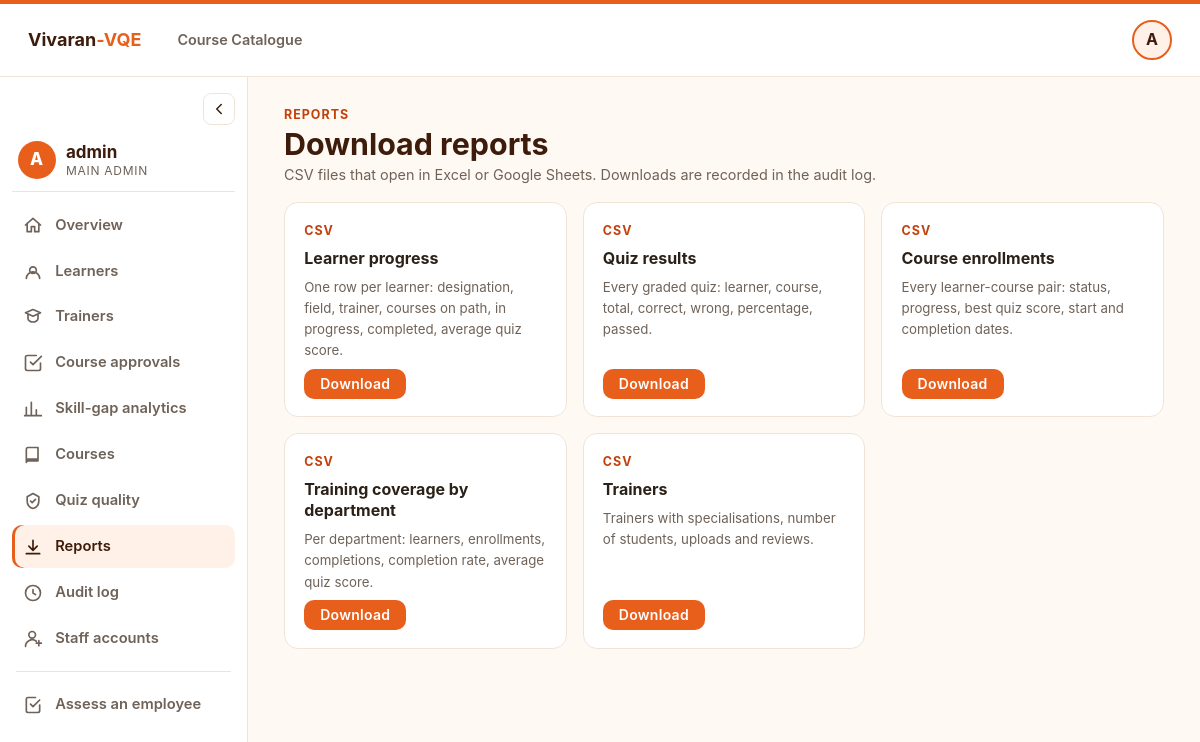
The app's page /admin/reports (signed in) with its own data.
### tables this page shows
CREATE TABLE users (
                id INTEGER PRIMARY KEY AUTOINCREMENT,
                username TEXT NOT NULL UNIQUE,
                password_hash TEXT NOT NULL,
                created_at TEXT NOT NULL
            , email TEXT, role TEXT NOT NULL DEFAULT 'learner', active INTEGER NOT NULL DEFAULT 1, must_change_password INTEGER NOT NULL DEFAULT 0, is_primary INTEGER NOT NULL DEFAULT 0);

### app.py (the view)
@app.route("/admin/reports")
@role_required("admin")
def admin_reports():
    return render_template("admin_reports.html", reports=REPORTS, **_admin_ctx("reports"))

### app.py (called while the page is built)
@app.context_processor
def inject_user() -> dict:
    ctx = {
        "current_user": session.get("username", ""),
        "current_role": session.get("role", ""),
        "home_url": _home_url(session.get("role", "")) if "user_id" in session else "/",
    }
    if session.get("role") == "learner" and "user_id" in session:
        ctx["lnav"] = _learner_nav(int(session["user_id"]))
    return ctx

def _home_url(role: str) -> str:
    return {
        "admin": url_for("admin_dashboard"),
        "trainer": url_for("trainer_dashboard"),
    }.get(role, url_for("learner_dashboard"))

def role_required(*allowed: str):
    def decorator(view):
        @wraps(view)
        @login_required
        def wrapped(*args, **kwargs):
            if session.get("role") not in allowed:
                if _wants_json():
                    return jsonify({"ok": False, "error": "You do not have access to this."}), 403
                return render_template("forbidden.html"), 403
            return view(*args, **kwargs)
        return wrapped
    return decorator

def _require_user() -> int:
    return int(session.get("user_id", 0))

def _admin_ctx(active: str) -> dict:
    me = db.get_user_by_id(_require_user())
    pending = db.list_trainer_courses(status="pending")
    return {"me": me, "active": active, "skill_name": courses.skill_name,
            "pending_courses_n": len(pending),
            "needs_admin_n": sum(1 for r in pending if _needs_admin(r)),
            "threshold": settings.PASS_THRESHOLD,
            "message": request.args.get("msg"), "error": request.args.get("err")}

### db.py (called while the page is built)
def connect() -> sqlite3.Connection:
    conn = sqlite3.connect(DB_PATH)
    conn.row_factory = sqlite3.Row
    conn.execute("PRAGMA foreign_keys = ON")
    return conn

def get_user_by_id(user_id: int) -> dict | None:
    with closing(connect()) as conn:
        row = conn.execute("SELECT * FROM users WHERE id = ?", (user_id,)).fetchone()
    return dict(row) if row else None

### templates/admin_reports.html (shortened to what this page needs)
{% extends 'admin_base.html' %}
{% block acontent %}
<div class="page-head"><div><div class="eyebrow">Reports</div><h1>Download reports</h1>
  <p class="subtle" style="font-size:.9rem;">CSV files that open in Excel or Google Sheets. Downloads are recorded in the audit log.</p></div></div>
<div class="grid-cards">
  {% for key, (title, desc) in reports.items() %}
  <div class="ccard">
    <span class="eyebrow">CSV</span>
    <h3>{{ title }}</h3>
    <div class="why">{{ desc }}</div>
    <div class="foot"><a class="btn btn-primary btn-sm" href="{{ url_for('admin_report_csv', name=key) }}">Download</a></div>
  </div>
  {% endfor %}
</div>
{% endblock %}

### templates/admin_base.html (shortened to what this page needs)
{% extends 'base.html' %}
{% block main %}
<div class="t-shell" id="tShell">
  <aside class="t-sidebar" aria-label="Admin navigation">
    <button type="button" class="t-toggle" id="tToggle" aria-label="Collapse or expand sidebar" title="Collapse / expand">
      <svg viewBox="0 0 24 24" width="18" height="18" fill="none" stroke="currentColor" stroke-width="2" stroke-linecap="round" stroke-linejoin="round"><path d="M15 6l-6 6 6 6"/></svg>
    </button>
    <div class="t-who">
      <div class="t-avatar">{{ me.username[0]|upper }}</div>
      <div class="t-label"><b>{{ me.username }}</b><span>{{ 'Main admin' if me.is_primary else 'Admin' }}</span></div>
    </div>
    <nav class="t-nav">
      {% for key, href, label, icon in nav %}
      <a href="{{ href }}" class="{{ 'active' if active == key }}" title="{{ label }}">
        <svg viewBox="0 0 24 24" width="20" height="20" fill="none" stroke="currentColor" stroke-width="2" stroke-linecap="round" stroke-linejoin="round"><path d="{{ icon }}"/></svg>
        <span class="t-label">{{ label }}</span>
      </a>
      {% endfor %}
      <div class="t-sep"></div>
      <a href="{{ url_for('recommendation') }}" title="Assess an employee (original System 1 form)">
        <svg viewBox="0 0 24 24" width="20" height="20" fill="none" stroke="currentColor" stroke-width="2" stroke-linecap="round" stroke-linejoin="round"><path d="M9 11l3 3 8-8M20 12v7a2 2 0 01-2 2H6a2 2 0 01-2-2V5a2 2 0 012-2h9"/></svg>
        <span class="t-label">Assess an employee</span>
      </a>
    </nav>
  </aside>
  <main class="t-main">
    {% block acontent %}{% endblock %}
  </main>
</div>
{% endblock %}

### static/css/style.css (style rules this page uses)
:root { --ground: #FFF9F4; --ink: #2B2118; --ink-dim: #6F6258; --border: #F0E4D9; --card: #FFFFFF; --brand: #E85F1C; --brand-deep: #3D1C0B; --accent: #E85F1C; --accent-hover: #CF4F10; --link: #C2410C; --success: #15803D; --warning: #B45309; --danger: #C0392B; --red-50: #FDECEC; --blue-50: #FFF1E7; --blue: #1573C9; --blue-tint: #EAF3FC; --radius: 14px; }
* { margin: 0; padding: 0; box-sizing: border-box; }
body { background: var(--ground); color: var(--ink); font: 400 17px/1.6 -apple-system, BlinkMacSystemFont, "Segoe UI", Roboto, sans-serif; -webkit-font-smoothing: antialiased; min-height: 100vh; }
a { color: var(--link); text-decoration: none; }
.btn { display: inline-block; padding: .7rem 1.6rem; border: none; cursor: pointer; font-family: inherit; font-weight: 600; font-size: .95rem; line-height: 1.1; letter-spacing: .02em; text-transform: none; border-radius: 10px; transition: background .15s ease, transform .05s ease; text-decoration: none; }
.btn-primary { background: var(--accent); color: #fff; }
.btn-sm { padding: .45rem 1rem; font-size: .875rem; }
.subtle { color: var(--ink-dim); }
.page-head { display: flex; justify-content: space-between; align-items: flex-end; gap: 1rem; flex-wrap: wrap; margin: 1.75rem 0 1rem; }
.page-head h1 { font-size: 1.9rem; color: var(--brand-deep); line-height: 1.25; }
.eyebrow { font-size: .78rem; font-weight: 700; text-transform: uppercase; letter-spacing: .08em; color: var(--link); }
.grid-cards { display: grid; grid-template-columns: repeat(auto-fill, minmax(250px, 1fr)); gap: 1rem; }
.ccard { background: #fff; border: 1px solid var(--border); border-radius: var(--radius); padding: 1.1rem 1.2rem; display: flex; flex-direction: column; gap: .45rem; transition: border-color .15s, box-shadow .15s; color: var(--ink); }
.ccard h3 { font-size: 1rem; line-height: 1.35; }
.ccard .why { font-size: .83rem; color: var(--ink-dim); }
.ccard .foot { margin-top: auto; display: flex; justify-content: space-between; align-items: center; font-size: .8rem; color: var(--ink-dim); }
.t-shell { display: grid; grid-template-columns: 248px 1fr; min-height: calc(100vh - 73px); transition: grid-template-columns .2s ease; }
.t-sidebar { background: #fff; border-right: 1px solid var(--border); padding: 1rem .75rem; position: sticky; top: 73px; height: calc(100vh - 73px); overflow-y: auto; display: flex; flex-direction: column; gap: .75rem; }
.t-toggle { align-self: flex-end; width: 32px; height: 32px; border-radius: 8px; border: 1px solid var(--border); background: #fff; color: var(--brand-deep); cursor: pointer; display: flex; align-items: center; justify-content: center; transition: transform .2s; }
.t-who { display: flex; align-items: center; gap: .65rem; padding: .25rem .35rem .75rem; border-bottom: 1px solid var(--border); }
.t-avatar { width: 38px; height: 38px; flex: none; border-radius: 50%; background: var(--brand-deep); color: #fff; font-weight: 800; display: flex; align-items: center; justify-content: center; }
.t-who .t-label { display: flex; flex-direction: column; line-height: 1.25; min-width: 0; }
.t-who .t-label b { color: var(--brand-deep); overflow: hidden; text-overflow: ellipsis; white-space: nowrap; }
.t-who .t-label span { font-size: .75rem; color: var(--ink-dim); text-transform: uppercase; letter-spacing: .06em; }
.t-nav { display: flex; flex-direction: column; gap: .2rem; }
.t-nav a { display: flex; align-items: center; gap: .75rem; padding: .6rem .7rem; border-radius: 10px; color: var(--ink-dim); font-weight: 600; font-size: .92rem; white-space: nowrap; }
.t-nav a svg { flex: none; }
.t-nav a.active { background: var(--blue-50); color: var(--brand-deep); box-shadow: inset 3px 0 0 var(--accent); }
.t-sep { height: 1px; background: var(--border); margin: .5rem .25rem; }
.t-main { padding: 0 2.25rem; min-width: 0; width: 100%; }
.t-avatar { background: var(--accent); }
.t-nav a { position: relative; }

### records on screen
users: username "A", username "admin", is_primary "MAIN ADMIN"

### other values on screen
{{ current_user[0]|upper }} "A"
{{ label }} "Overview" "Learners" "Trainers" "Course approvals" "Skill-gap analytics" "Courses" "Quiz quality" "Reports" "Audit log" "Staff accounts"
{{ title }} "Learner progress" "Quiz results" "Course enrollments" "Training coverage by department" "Trainers"
{{ desc }} "One row per learner: designation, field, trainer, courses on path, in progress, completed, average quiz score." "Every graded quiz: learner, course, total, correct, wrong, percentage, passed." "Every learner-course pair: status, progress, best quiz score, start and completion dates." "Per department: learners, enrollments, completions, completion rate, average quiz score." "Trainers with specialisations, number of students, uploads and reviews."
